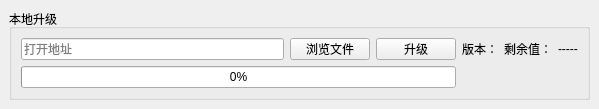
       <widget class="QWidget" name="tab">
        <attribute name="title">
         <string>本地升级  </string>
        </attribute>
        <widget class="QGroupBox" name="groupBox">
         <property name="geometry">
          <rect>
           <x>9</x>
           <y>9</y>
           <width>581</width>
           <height>91</height>
          </rect>
         </property>
         <property name="title">
          <string>本地升级</string>
         </property>
         <property name="flat">
          <bool>true</bool>
         </property>
         <layout class="QGridLayout" name="gridLayout_2">
          <item row="0" column="0">
           <widget class="QLineEdit" name="lineEdit_4">
            <property name="text">
             <string/>
            </property>
            <property name="placeholderText">
             <string>打开地址</string>
            </property>
           </widget>
          </item>
          <item row="0" column="1">
           <widget class="QPushButton" name="openfilebt">
            <property name="text">
             <string>浏览文件</string>
            </property>
           </widget>
          </item>
          <item row="0" column="2">
           <widget class="QPushButton" name="upbut">
            <property name="text">
             <string>升级</string>
            </property>
           </widget>
          </item>
          <item row="0" column="3">
           <layout class="QGridLayout" name="gridLayout_17">
            <item row="0" column="0">
             <widget class="QLabel" name="label_36">
              <property name="text">
               <string>版本：</string>
              </property>
             </widget>
            </item>
            <item row="0" column="1">
             <widget class="QLabel" name="label_16">
              <property name="text">
               <string>剩余值：</string>
              </property>
             </widget>
            </item>
            <item row="0" column="2">
             <widget class="QLabel" name="label_17">
              <property name="text">
               <string>-----</string>
              </property>
             </widget>
            </item>
           </layout>
          </item>
          <item row="1" column="0" colspan="3">
           <widget class="QProgressBar" name="progressBar">
            <property name="value">
             <number>0</number>
            </property>
           </widget>
          </item>
         </layout>
        </widget>
       </widget>
